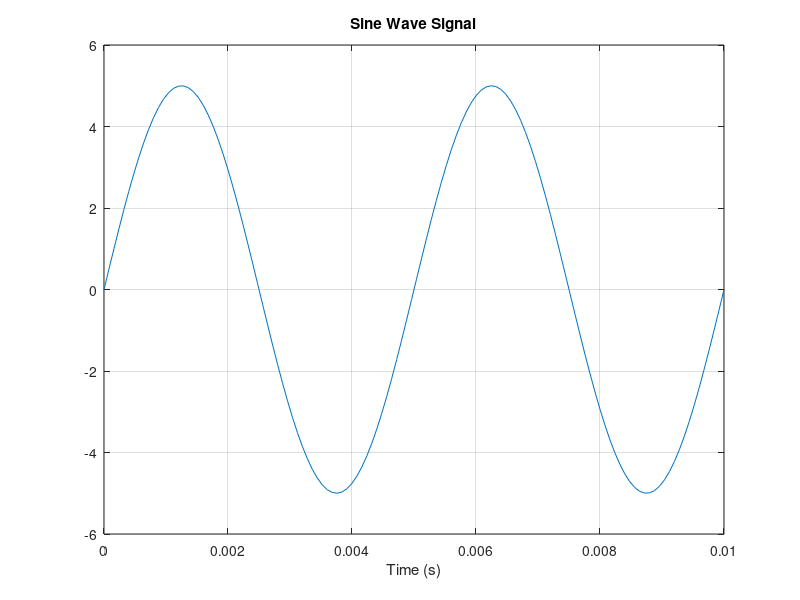
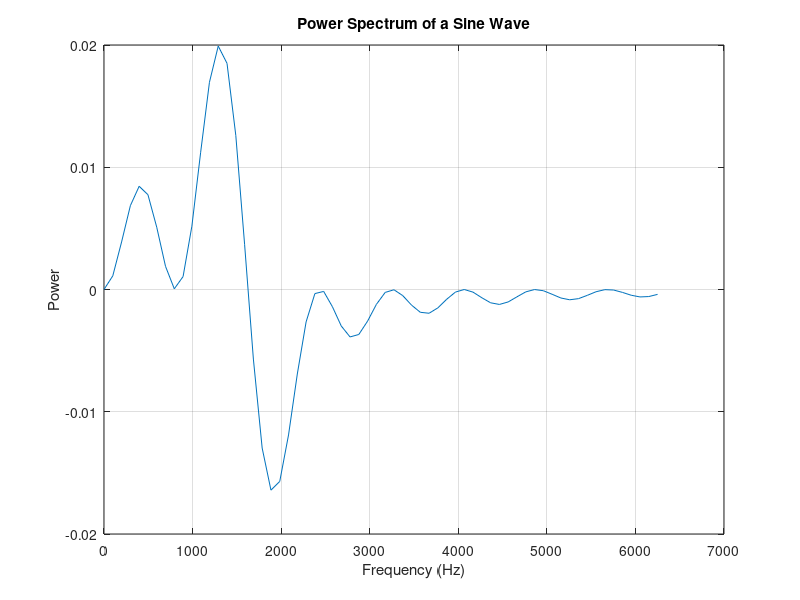

These figures' MATLAB source, in order:
% math_fft_01.m

% Fast Fourier Transform: decomposing a time series into
%  frequency components

% Ian Cooper
% email: ian.cooper@sydney.edu.au
% School of Physics, University of Sydney
% 180712 / Matlab version R2018a

% DOING PHYSICS WITH MATLAB 
%    http://www.physics.usyd.edu.au/teach_res/mp/mphome.htm

clear 
close all
clc

% INPUTS / FUNCTION y(t) ==============================================

% Number of grid points (power of 2)
   N = 126;
% Time steps
   f = 200;
   T = 1/f;
   tMax = 2*T;
   t = linspace(0,tMax,N);
% Function 
   y = 5.*sin(2*pi*f*t);
% Sampling period
   TS = t(2)-t(1);
% Sampling frequency
  fS = 1/TS;
  FTf = fS .* (0:N/2)/N;
% Compute fft
  F = fft(y,1024);
  
  Fp = F(1:N/2+1).*TS;
  
  


% Generate the plot, title and labels.
figure(1);
   pos = [0.1 0.1 0.3 0.3];
   set(gcf,'Units','normalized');
   set(gcf,'Position',pos);
   set(gcf,'color','w');
   plot(t,y);
   title('Sine Wave Signal');
   xlabel('Time (s)');
   grid on

figure(2);
   pos = [0.4 0.1 0.3 0.3];
   set(gcf,'Units','normalized');
   set(gcf,'Position',pos);
   set(gcf,'color','w');
   plot(FTf,real(Fp));
   title('Power Spectrum of a Sine Wave');
   xlabel('Frequency (Hz)');
  % xlim([0 500]);
   ylabel('Power');
   grid on
   
